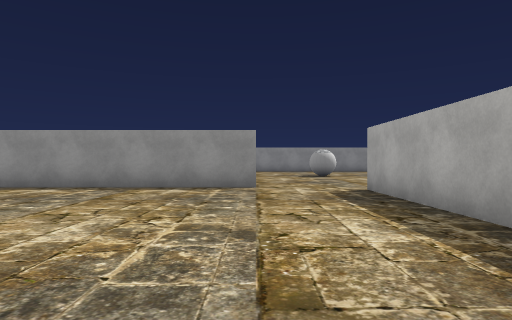
View 1 (above)

16 first-person views from a walk through a Unity game level. The camera is 1.2 m above the floor, looks level and sees 75° across. The floor is counted in squares, 2 m on a side. Each view is taken from the middle of a square. On the plan, view 1 faces up. The plan holds only what a view shows up to about 10 squares ahead; the rest is blank. Some surface patterns are stand-ins.

View 2
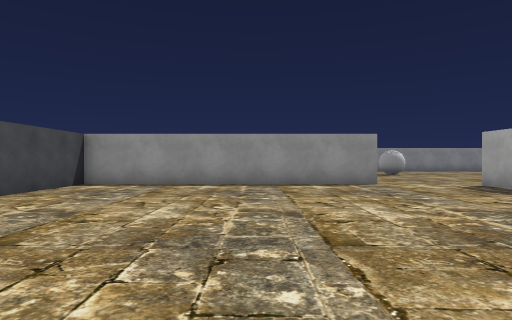

View 3
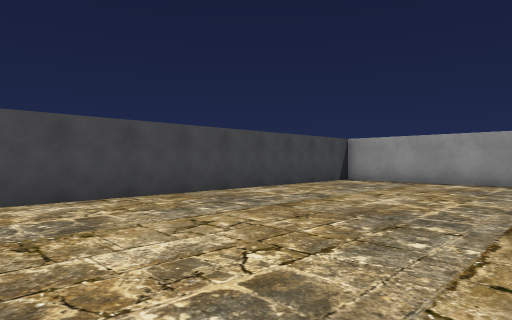

View 4
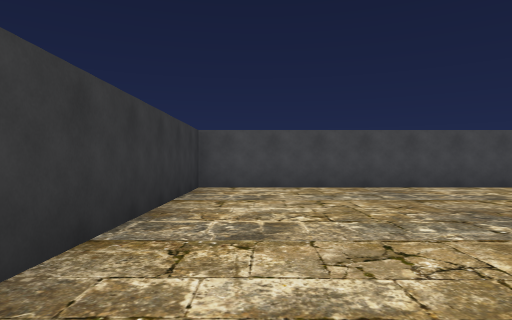

View 5
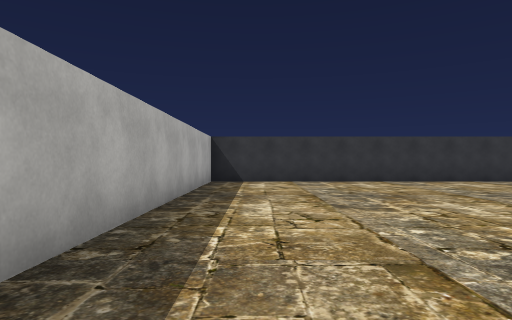

View 6
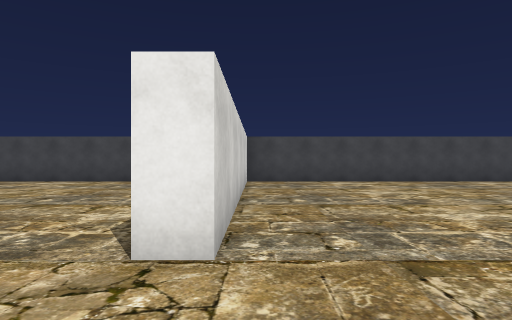

View 7
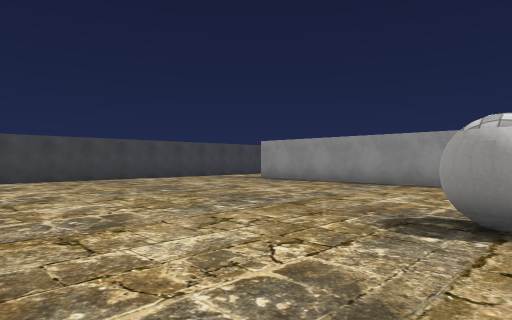

View 8
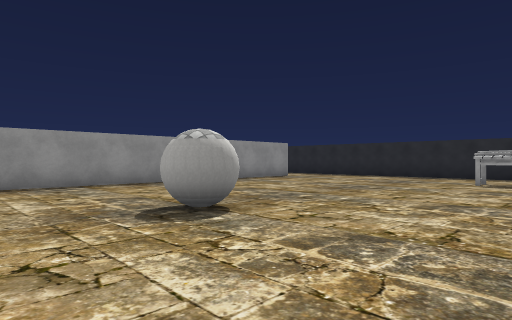

View 9
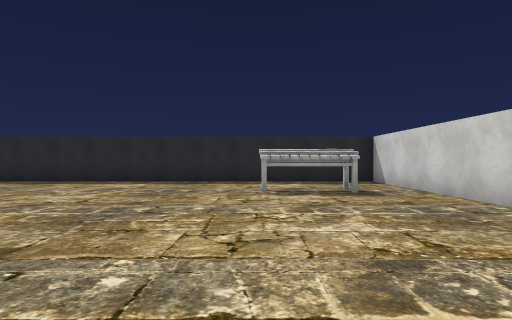

View 10
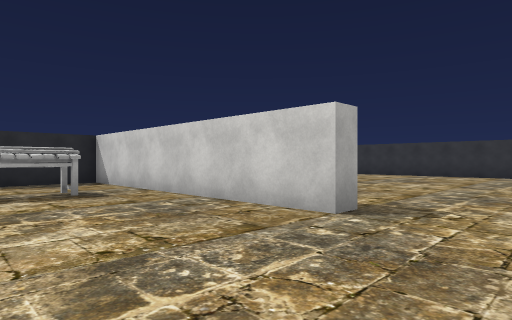

View 11
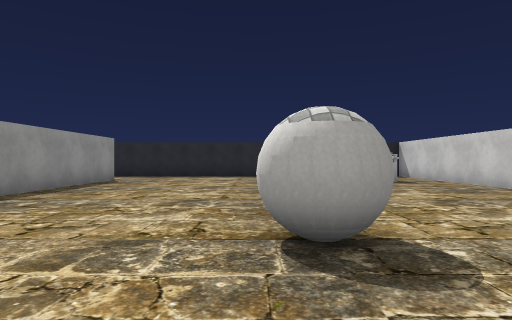

View 12
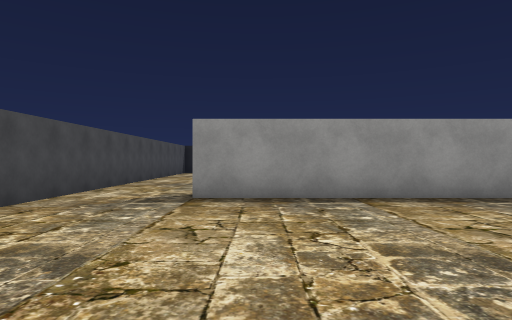

View 13
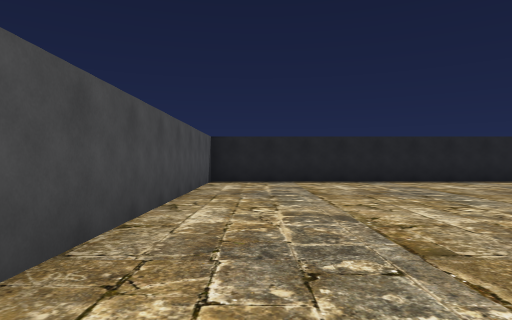

View 14
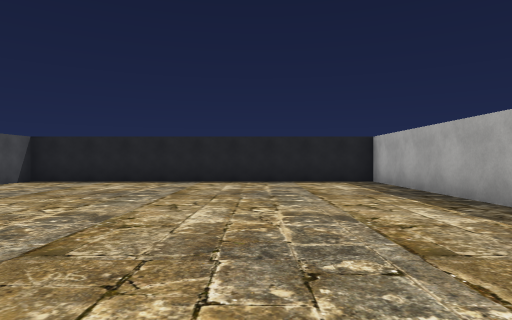

View 15
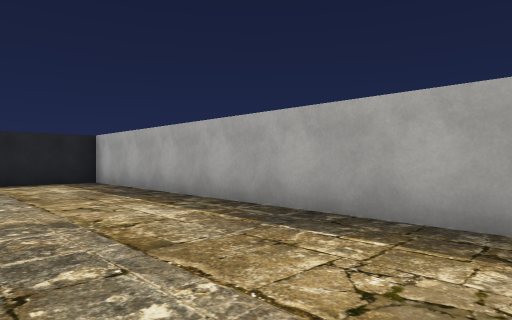

View 16
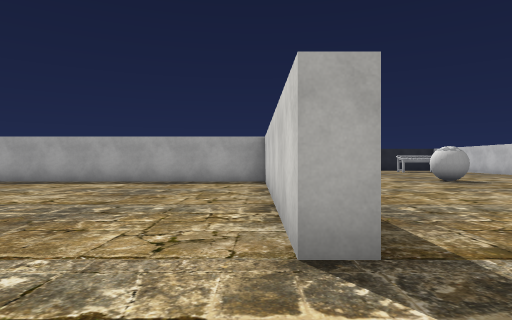

### Floor plan
Points are (right, up) in squares from view 1. A wall is a line through its corners. A room is listed if a view was taken in it or the views show most of it. See-through windows are left out.
Room 1 (views 1, 2, 3, 4)
walls: (0, 7.3) (-7.2, 7.3) (-7.2, -2.2) (2.3, -2.2) (2.3, 6.8)
ways out: opening at (1, 6) to room 2
Room 2 (views 5, 6, 7, 8, 9, 10, 11, 12, 13, 16)
walls: (5, 7.2) (5, 7.7) (12.2, 7.7) (12.2, 18.1); (-6.5, 7.7) (0, 7.7) (0, 7.3); (10, 17.2) (-5, 17.2); (-7.2, 18.5) (-7.2, 7.8)
ways out: opening at (1, 6) to room 1; opening at (-6, 18.7) to room 3; opening at (4, 7); opening at (11.5, 17)
objects: ball (2, 12) to (3, 13); other object (9, 9) to (10, 11)
Room 3 (views 14, 15)
walls: (-5, 17.2) (-5, 17.7) (2.3, 17.7) (2.3, 27.2) (-7.2, 27.2) (-7.2, 18.5)
ways out: opening at (-6, 18.7) to room 2

Where each view was taken, in squares from view 1:
view 1: 0 up, 0 right, facing up
view 2: 1 down, 3 left, facing up
view 3: 2 down, 2 left, facing up-left
view 4: 1 down, 0 right, facing left
view 5: 7 up, 1 right, facing down
view 6: 8 up, 2 right, facing left
view 7: 9 up, 3 right, facing up-left
view 8: 9 up, 0 right, facing up-right
view 9: 11 up, 3 right, facing right
view 10: 11 up, 3 right, facing down-right
view 11: 13 up, 0 right, facing right
view 12: 12 up, 4 left, facing up
view 13: 18 up, 6 left, facing up
view 14: 18 up, 1 left, facing up
view 15: 18 up, 1 left, facing up-right
view 16: 18 up, 7 left, facing right
